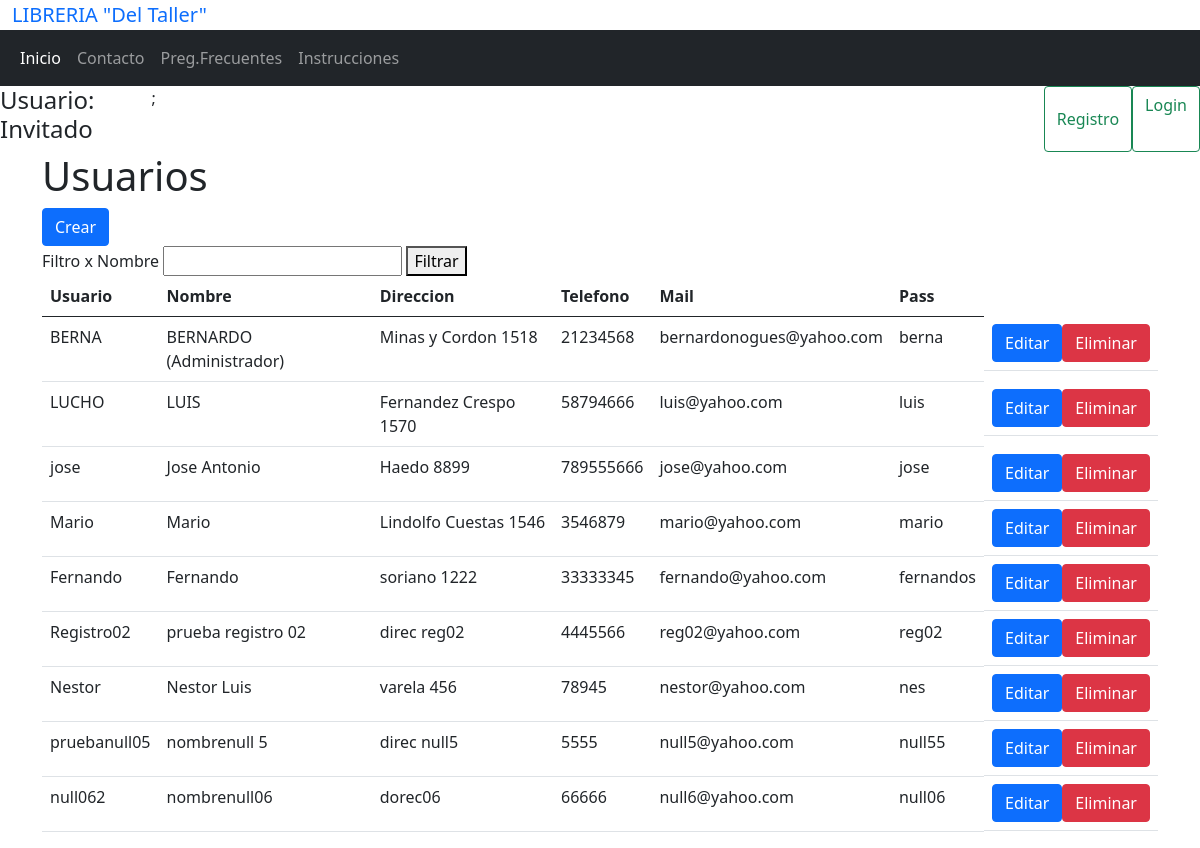
Screenshot of /usuario.php with the database file from the repository.
### tables this page shows
CREATE TABLE `usuario` (
  `id` smallint(6) NOT NULL,
  `usuario` varchar(12) NOT NULL,
  `contrasena` varchar(12) NOT NULL,
  `nombre` varchar(50) NOT NULL,
  `direccion` varchar(80) NOT NULL,
  `telefono` varchar(12) NOT NULL,
  `mail` varchar(100) NOT NULL
);

### usuario.php (the view, shortened to what this page needs)
<?php
include('header.php');
?>
<div class="container">
  <h1>Usuarios</h1>
  <a href="usuario-crear.php" class="btn btn-primary">Crear</a>
  <form id="filtrarUser" action="usuario.php" method="post">
    <label for="filtro">Filtro x Nombre</label>
    <input type="text" name="filtro" id="filtro" value="<?php echo isset($_POST["filtro"])?$_POST["filtro"]:'';  ?>">
    <button type="submit"  id="filtrar">Filtrar</button>
  </form>
  <table class="table">
  <thead>
    <tr>
      <th scope="col">Usuario</th>
      <th scope="col">Nombre</th>
      <th scope="col">Direccion</th>
      <th scope="col">Telefono</th>
      <th scope="col">Mail</th>
      <th scope="col">Pass</th>
    </tr>
  </thead>
  <tbody>
  <?php
    include('db.php');
    if (isset($_POST["filtro"]) && strlen($_POST["filtro"])>0) {
      $termino = $_POST["filtro"];
      $q = "SELECT id,usuario,nombre,direccion,telefono,mail,contrasena FROM usuario where nombre like '%$termino%'";
    }
    else {
       $q = "SELECT id,usuario,nombre,direccion,telefono,mail,contrasena FROM usuario";
    }
    $response = $connection->query($q);
    if ($response->num_rows > 0) {
        while($row = $response->fetch_assoc()) {
            echo '<tr id="'.$row["id"].'">
            <td>'.$row["usuario"].'</td>
            <td>'.$row["nombre"].'</td>
            <td>'.$row["direccion"].'</td>
            <td>'.$row["telefono"].'</td>
            <td>'.$row["mail"].'</td>
            <td>'.$row["contrasena"].'</td>
            <td style="display:flex">
            <form action="usuario-crear.php" method="get">
            <input type="hidden" value="'.$row["id"].'" name="id">
            <button type="submit" class="btn btn-primary">
            Editar</button>
            </form>
            <form id="deleteForm'.$row["id"].'" action="usuario-delete.php" method="post">
            <input name="id" type="hidden" value="'.$row["id"].'">
            <button type="submit" id="delete'.$row["id"].'" onclick="clickHandler(event)" class="btn btn-danger">
            Eliminar</button>
            </form>
            </td>
             </tr>';
        }
    } else {
        printf('Registro no encontrado.<br />');
    }
  ?>
  </tbody>
</table>
  </div>

### rows the page displays
usuario: usuario "BERNA", nombre "BERNARDO (Administrador)", direccion "Minas y Cordon 1518", telefono "21234568", mail "bernardonogues@yahoo.com", contrasena "berna"
usuario: usuario "LUCHO", nombre "LUIS", direccion "Fernandez Crespo 1570", telefono "58794666", mail "luis@yahoo.com", contrasena "luis"
usuario: usuario "jose", nombre "Jose Antonio", direccion "Haedo 8899", telefono "789555666", mail "jose@yahoo.com", contrasena "jose"
usuario: usuario "Mario", nombre "Mario", direccion "Lindolfo Cuestas 1546", telefono "3546879", mail "mario@yahoo.com", contrasena "mario"
usuario: usuario "Fernando", nombre "Fernando", direccion "soriano 1222", telefono "33333345", mail "fernando@yahoo.com", contrasena "fernandos"
usuario: usuario "Registro02", nombre "prueba registro 02", direccion "direc reg02", telefono "4445566", mail "reg02@yahoo.com", contrasena "reg02"
usuario: usuario "Nestor", nombre "Nestor Luis", direccion "varela 456", telefono "78945", mail "nestor@yahoo.com", contrasena "nes"
usuario: usuario "pruebanull05", nombre "nombrenull 5", direccion "direc null5", telefono "5555", mail "null5@yahoo.com", contrasena "null55"
usuario: usuario "null062", nombre "nombrenull06", direccion "dorec06", telefono "66666", mail "null6@yahoo.com", contrasena "null06"

### other values shown
$my_Usr "Usuario: Invitado"
